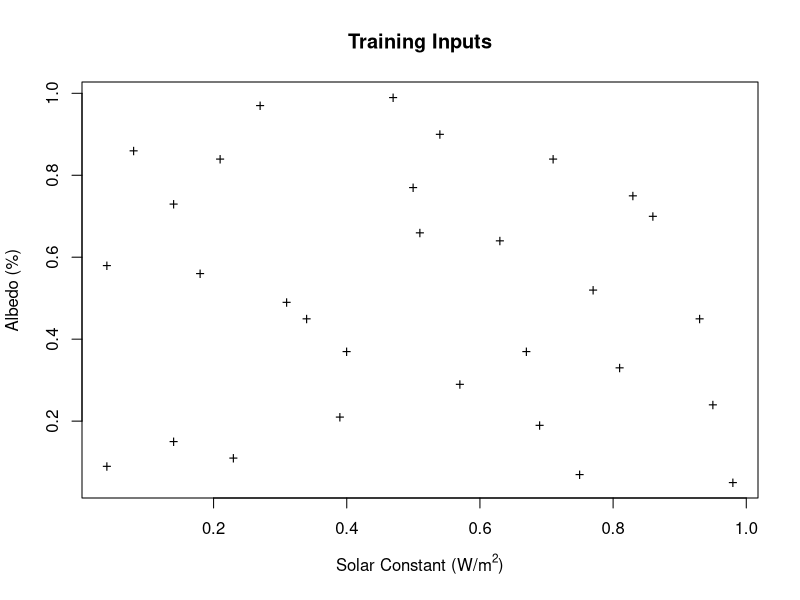
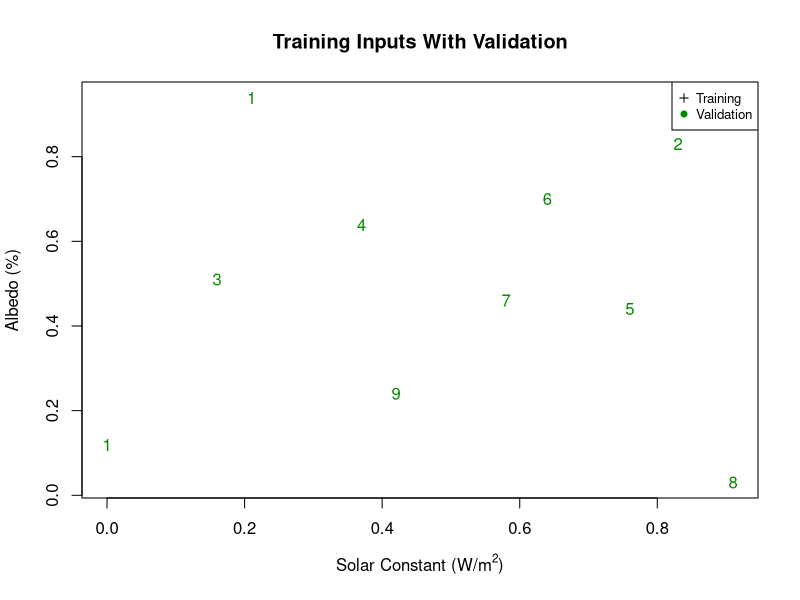
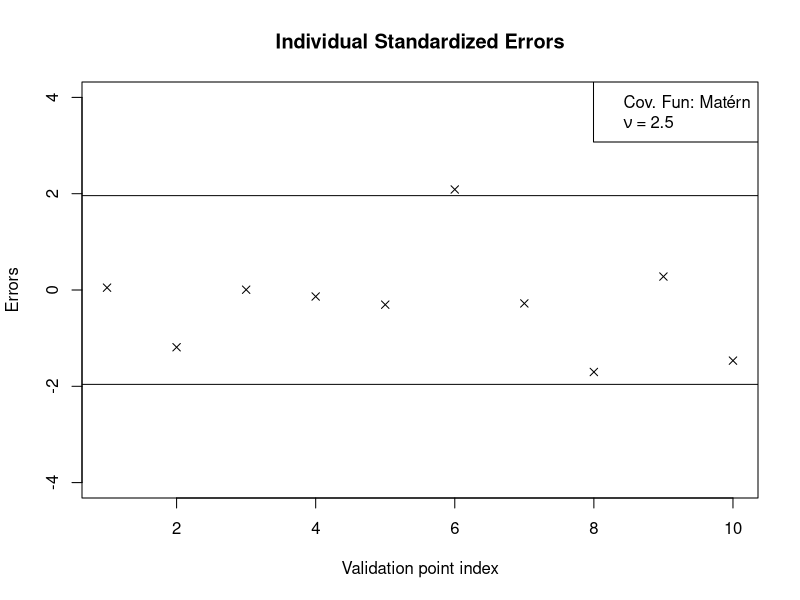

Source code (R) for these figures, in order: (Note: this script raises an error after producing the figures.)
library(fields)

###########LHD Functions#################
latin_hypercube <- function(n,p){
  u_mat <- b_mat <- x_mat <- matrix(numeric(n*p),ncol = n)
  for(i in 1:p){
    u_mat[i,] <- runif(n)
    b_mat[i,] <- sample(0:(n-1))
  }
  x_mat = (b_mat + u_mat)/n
  return(x_mat)
}

opt_latin_hypercube <- function(n,p,iters,crit){
  cubes <- vector("list",iters)
  vals <- numeric(iters)
  for(k in 1:iters){
    cubes[[k]] <- latin_hypercube(n,p)
    vals[k] <- crit(cubes[[k]])
  }
  return(cubes[[which.max(vals)]])
}

maximin <- function(D){
  #D is a p x n matrix
  cur_min = Inf
  for(i in 1:(dim(D)[2]-1)){
    for(j in (i+1):dim(D)[2]){
      cd = ifelse(dim(D)[1]==1,abs(D[,i]-D[,j]),dist(D[,i]-D[,j]))
      cur_min = min(cd,cur_min)
    }
  }
  return(cur_min)
}
#####################################
##Begin 2D input example##########
#################################
#Based on http://mucm.aston.ac.uk/MUCM/MUCMToolkit/index.php?page=ExamCoreGP2Dim.html

x1 = c(0.86,	0.27,	0.57,	0.5,	0.14,	0.23,	0.39,	0.93,	0.98,	0.54,
       0.77,	0.81,	0.18,	0.71,	0.31,	0.04,	0.69,	0.4,	0.63,	0.08,
       0.34,	0.04,	0.83,	0.21,	0.67,	0.47,	0.14,	0.51,	0.75,	0.95)

#x1 = (1420-1370)*x1 + 1370

x2 = c(0.7,	0.97,	0.29,	0.77,	0.73,	0.11,	0.21,	0.45,	0.05,	0.9,
       0.52,	0.33,	0.56,	0.84,	0.49,	0.09,	0.19,	0.37,	0.64,	0.86,
       0.45,	0.58,	0.75,	0.84,	0.37,	0.99,	0.15,	0.66,	0.07,	0.24)
#x2 = (0.4-0.2)*x2 + 0.2


plot(x1,x2,main = "Training Inputs",
     xlab = bquote("Solar Constant (W/"*m^2*")"), ylab = "Albedo (%)", pch = "+")
D1 = cbind(rep(1,length(x1)),x1,x2)
n = dim(D1)[1]
p = dim(D1)[2]

y = c(11.81,	-4.95,	25.51,	5.27,	4.85,	30.28,	27.50,	20.89,	34.50,	0.43,
      17.59,	25.27,	13.39,	3.67,	16.50,	29.96,	29.78,	21.14,	12.78,	-0.98,
      17.99,	12.11,	9.10,	1.03,	22.71,	-4.61,	28.33,	11.60,	34.10,	29.28)
Y1 = t(t(y))


#Covariance function
cov_exp <- function(d,ells,alp){
  return(exp(-(abs(d/ells))^alp))
}
cov_matern <- function(d,ells,nu){
  return(Matern(d,smoothness = nu,range = ells/sqrt(2*nu)))
}


multi_R_exp <- function(X1,X2, ells,type = "exponential",alp = 2,nu = 3/2,nug = 1E-7){
  n1 = dim(X1)[1]
  n2 = dim(X2)[1]
  out_mat <- matrix(numeric(n1*n2),ncol = n2)
  for(i in 1:n1){
    for(k in 1:n2){
      d = abs(X1[i,] - X2[k,])
      if(type =="exponential"){
        out_mat[i,k] = prod(exp(-(abs(d/ells))^alp))
      }else if(type=="matern"){
        out_mat[i,k] = prod(Matern(d,smoothness = nu,range = ells/sqrt(2*nu)))
      }
    }
  }
  if(n1 == n2){
    out_mat <- out_mat + nug*diag(n1)
  }
  return(out_mat)
}

tau_post <- function(params,D,Y,alp=2,nu=3/2,type = "exponential"){
  n = dim(D)[1]
  p = dim(D)[2]
  taus = params
  ells = exp(taus/2)
  R = multi_R_exp(D[,-1],D[,-1],ells,type,alp,nu)
  beta_hat <- solve(t(D)%*%solve(R)%*%D)%*%t(D)%*%solve(R)%*%Y
  b = t(Y)%*%solve(R)%*%Y - t(Y)%*%solve(R)%*%D%*%beta_hat
  neg_log_post = ((n-p)/2)*log(b) + .5*as.numeric(determinant(R, logarithm=TRUE)$modulus) +
    .5*as.numeric(determinant(t(D)%*%solve(R)%*%D,logarithm=TRUE)$modulus)
  return(neg_log_post)
}

GP_emulator <- function(D,yd,pred_X,R_type = "exponential",alp = 2, nu = 3/2){
  if(R_type=="exponential"){
    print(paste("Kernel is exponential with alpha =",alp))
  }else if(R_type=="matern"){
    print(paste("Kernel is Matérn with nu =",nu))
  }else{
    stop("R_type must be either exponential or matern")
  }
  YD = t(t(yd))
  n = dim(D)[1]
  p = dim(D)[2]
  mle_output = optim(par = rep(0,p-1),f = tau_post,D = D, Y = YD,
                       type = R_type, nu = nu,alp = alp)
  ell_hat <- exp(mle_output$par/2)
  
  if(mle_output$convergence){
    print(paste("Convergence failure:",mle_output$convergence))
  }
  
  R <- multi_R_exp(D[,-1],D[,-1],ell_hat, type = R_type,nu = nu,alp = alp)
  (beta_hat <- solve(t(D)%*%solve(R)%*%D)%*%t(D)%*%solve(R)%*%YD)
  (lam_hat <- as.numeric((n-p)/(t(YD)%*%solve(R)%*%YD - t(YD)%*%solve(R)%*%D%*%beta_hat)))
  
  new_X <- cbind(rep(1,dim(pred_X)[1]),pred_X)

  R11  <- multi_R_exp(new_X[,-1],new_X[,-1],ell_hat, type = R_type,nu = nu,alp = alp)
  R12 <-  multi_R_exp(new_X[,-1],D1[,-1],ell_hat, type = R_type,nu = nu,alp = alp)
  R21 <- multi_R_exp(D1[,-1],new_X[,-1],ell_hat, type = R_type,nu = nu,alp = alp)
  b <- t(YD)%*%solve(R)%*%YD - t(YD)%*%solve(R)%*%D%*%beta_hat
  
  mu <- new_X%*%beta_hat + R12%*%solve(R)%*%(YD-D%*%beta_hat)
  cov <- as.numeric(b/(n-p))*(R11 - R12%*%solve(R)%*%R21)
  
  return(list(mu_predict = mu,cov_predict = cov,ell_hat=ell_hat))
}

validate <- function(D,yd,X,R_type = "exponential",alpha = 2, nu = 3/2,val_y,...){
  gp_output <- GP_emulator(D,yd,X,R_type,alpha, nu)
  mu <- gp_output$mu_predict
  cov <- gp_output$cov_predict

  
  errors = (val_y - mu)/sqrt(diag(cov))
  plot(errors,ylim = c(-4,4),xlab = "Validation point index",ylab = "Errors",pch = 4,
       main = "Individual Standardized Errors",...)
  abline(h =c(-1.96,1.96))
  
  param = ifelse(R_type == "matern", eval(bquote(expression(nu ~ "=" ~ .(nu)))),
                 eval(bquote(expression(alpha ~ "=" ~ .(alpha)))))
  cov = paste("Cov. Fun:",ifelse(R_type=="exponential","Pwr Exp","Mat\u{E9}rn"))
  
  legend('topright',c(cov,param))
}


##Validation##
v1 = c(0.00,	0.83,	0.16,	0.37,	0.76,	0.64,	0.58,	0.91,	0.42,	0.21)
#v1 = (1420-1370)*v1 + 1370

v2 = c(0.12,	0.83,	0.51,	0.64,	0.44,	0.70,	0.46,	0.03,	0.24,	0.94)
#v2 = (0.4-0.2)*v2 + 0.2

vy = c(28.66,	4.68,	15.04,	11.63,	20.39,	10.83,	18.78,	34.76,	26.60,	-4.08)
n_v = length(v1)

plot(v1,v2,main = "Training Inputs With Validation",xlab = bquote("Solar Constant (W/"*m^2*")"),
     ylab = "Albedo (%)", pch = as.character(1:n_v), col = 'green4')
legend('topright',c("Training","Validation"),pch = c(3,19), col = c("black","green4"),cex = .8)

validate(D1,y,cbind(v1,v2),R_type = "matern",val_y = vy,alpha = 1.9,nu = 5/2)


#Ind. Standardized Errors
(errors = (vy - mu)/sqrt(diag(cov)))
plot(errors,ylim = c(-4,4),main = "Individual Standardized Errors",xlab = "Validation point index",ylab = "Errors",pch = 4)
abline(h =c(-1.96,1.96))

#Mahalanobis Distance - not sure where MUCM got this
(M <- t(newY - mu)%*%solve(cov)%*%(newY-mu))
(var_M <- 2*n_v*(n_v+n-p-2)/(n-p-4))#does not match up with MUCM.
d1 = n_v
d2 = n-p
2*d2^2*(d1+d2-2)/(d1*(d2-2)^2*(d2-4))


#New Emulator
D2 = rbind(D1,newX)
Y2 = rbind(Y1,newY)

(ell_hat2 <- exp(optim(par = c(-1,-1),f = tau_post,D = D2, Y = Y2)$par/2))
R2 <- multi_R_exp(D2[,-1],D2[,-1],ell_hat)
(beta_hat <- solve(t(D2)%*%solve(R2)%*%D2)%*%t(D2)%*%solve(R2)%*%Y2)
